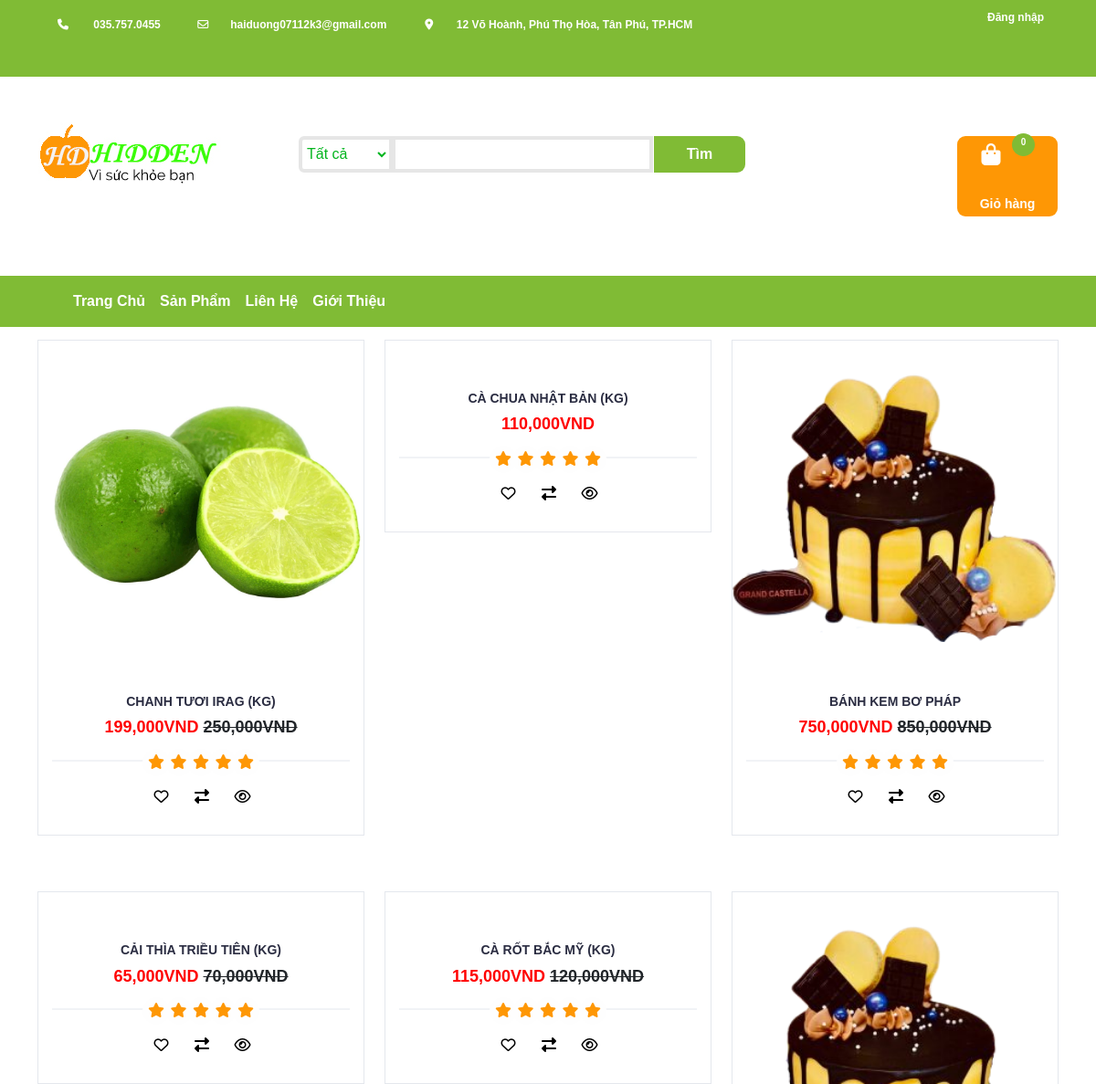
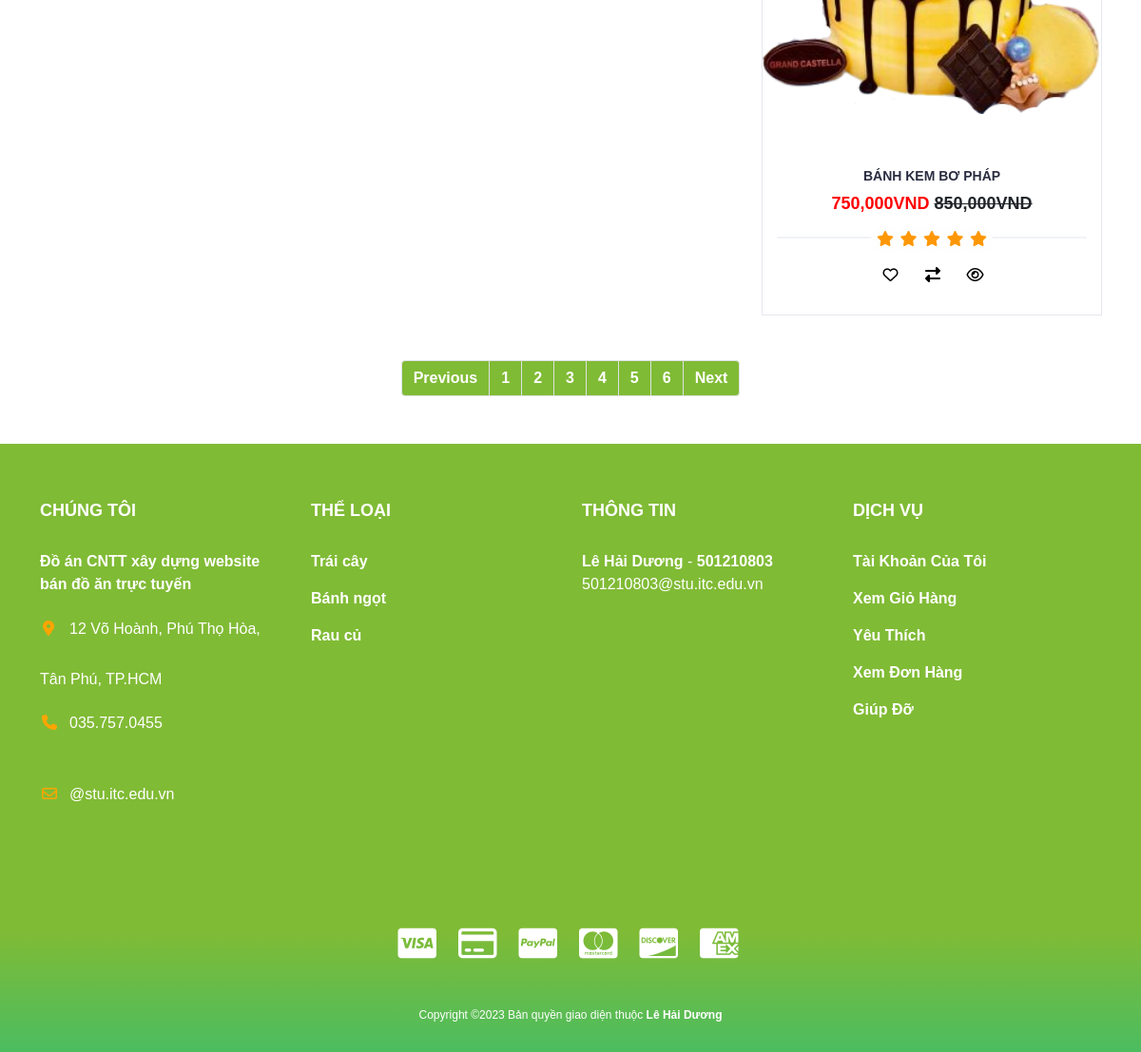
The page /index.php?act=products&page=3 on the database its author committed (2 pictures, top to bottom).
### tables this page shows
CREATE TABLE `products` (
  `id` int(11) NOT NULL,
  `name` varchar(150) NOT NULL,
  `type_id` int(11) NOT NULL,
  `price` int(11) NOT NULL,
  `promotion` float NOT NULL,
  `pro_image` varchar(150) NOT NULL,
  `quantity` int(11) NOT NULL,
  `description` text NOT NULL,
  `sup_id` int(11) NOT NULL,
  `created_at` timestamp NOT NULL DEFAULT current_timestamp()
);

### Models/page.php (called while the page is built)
<?php
class page {
    function findPage($count,$limit){
        $page=(($count%$limit)==0)?$count/$limit:floor($count/$limit)+1;
        return $page;
    }
    function findStart($limit){
        if(!isset($_GET['page'])|| $_GET['page']==1){
            $start=0;
        }
        else{
            $start=($_GET['page']-1)*$limit;
    }
    return $start;
}
}
?>

### Models/connect.php (called while the page is built, shortened)
<?php
class connect
{
    var $db = null;
    public function __construct()
    {
        $dsn = 'mysql:host=localhost;dbname=fruitshop';
        $user = 'root';
        $pass = '';
        try {
            $this->db = new PDO($dsn, $user, $pass, array(PDO::MYSQL_ATTR_INIT_COMMAND => "SET NAMES utf8"));
        } catch (\Throwable $th) {
            echo $th;
        }
    }
    public function get_list($select)
    {
        $result = $this->db->query($select);
        return $result;
    }
    public function get_instance($select)
    {
        $result = $this->db->query($select);
        $result = $result->fetch();
        return $result;
    }
}

### Models/products.php (called while the page is built, shortened)
<?php
class products{
   public function countProducts($type_id,$keyword){
        $db=new connect();
        $select="select count(*) from products";
        $result=$db->get_instance($select);
        return $result[0];
    }
    public function getAllProductsPage($start,$limit,$type_id,$keyword){
        $db=new connect();
        $select="select * from products limit ".$start.",".$limit;
        $result=$db->get_list($select);
        return $result;
    }
}

### Views/products.php (the view, shortened to what this page needs)
<?php
$pr = new products();
$p = new page();
$limit = 6;
$type_id = 0;
$keyword = "";
$count = $pr->countProducts($type_id, $keyword);
$page = $p->findPage($count, $limit);
$start = $p->findStart($limit);
$current_page = isset($_GET['page']) ? $_GET['page'] : 1;
?>
<div id="sectionProducts">
	<div class="container">
		<div class="row">
			<div id="store" class="col-lg-12">
				<div class="row" id="containerProducts">
					<?php
					$pr = new products();
					$result = $pr->getAllProductsPage($start, $limit, $type_id, $keyword);
					while ($set = $result->fetch()) :
					?>
						<div class="col-md-4 col-xs-6">
							<div class="product mb-5">
								<div class="product-img">
									<img src="./Contents/img/<?php echo $set['pro_image'] ?>" alt="">
								</div>
								<div class="product-body">
									<h3 class="product-name"><?php echo $set['name'] ?></h3>
									<?php
									if ($set['promotion'] == 0) {
										echo "<h4 class='product-price'>" . number_format($set['price']) . "VND</h4>";
									} else {
										echo "<h4 class='product-price'>" . number_format($set['promotion']) . "VND <del class='text-dark'>" . number_format($set['price']) . "VND </del></h4>";
									}
									?>
									<div class="product-rating">
										<i class="fa fa-star"></i>
										<i class="fa fa-star"></i>
										<i class="fa fa-star"></i>
										<i class="fa fa-star"></i>
										<i class="fa fa-star"></i>
									</div>
									<div class="product-btns">
										<a href="index.php?act=add_wishlist&id=<?php echo $set['id'] ?>"><button class="add-to-wishlist">
											<i class="fa fa-heart-o"></i><span class="tooltipp">add to wishlist</span></button></a>
										<a href=""><button class="add-to-compare"><i class="fa fa-exchange"></i><span class="tooltipp">add to compare</span></button></a>
										<a href="index.php?act=productDetail&id=<?php echo $set['id'] ?>&type_id=<?php echo $set['type_id'] ?>"><button class="quick-view"><i class="fa fa-eye"></i><span class="tooltipp">quick view</span></button></a>
									</div>
								</div>
								<a href="index.php?act=add_cart&id=<?php echo $set['id'] ?>">
									<div class="add-to-cart">
										<?php if ($set['quantity'] > 0) : ?>
											<button type="submit" name="submit" class="add-to-cart-btn"><i class="fa fa-shopping-cart" aria-hidden="true"></i>thêm vào giỏ</button>
										<?php endif ?>
									</div>
								</a>
							</div>
						</div>
					<?php endwhile ?>
				</div>
			</div>
		</div>
	</div>
	<ul class="pagination justify-content-center">
		<?php if ($current_page > 1 && $page > 1) : ?>
			<li class="page-item"><a class="page-link" href="index.php?act=products<?php if ($type_id != 0 && $keyword != "") {
																						echo "&" . "searchCol=" . "$type_id", "&keyword=" . "$keyword";
																					} else if ($type_id != 0) {
																						echo "&" . "searchCol=" . "$type_id";
																					} else if ($keyword != "") {
																						echo "&" . "keyword=" . "$keyword";
																					} ?>&page=<?php echo $current_page - 1 ?>">Previous</a></li>
		<?php endif ?>
		<?php for ($i = 1; $i <= $page; $i++) : ?>
			<li class="page-item"><a class="page-link" href="index.php?act=products<?php if ($type_id != 0 && $keyword != "") {
																						echo "&" . "searchCol=" . "$type_id", "&keyword=" . "$keyword";
																					} else if ($type_id != 0) {
																						echo "&" . "searchCol=" . "$type_id";
																					} else if ($keyword != "") {
																						echo "&" . "keyword=" . "$keyword";
																					} ?>&page=<?php echo $i ?>"><?php echo $i ?></a></li>
		<?php endfor ?>
		<?php if ($current_page < $page &&  $page > 1) : ?>
			<li class="page-item"><a class="page-link" href="index.php?act=products<?php if ($type_id != 0 && $keyword != "") {
																						echo "&" . "searchCol=" . "$type_id", "&keyword=" . "$keyword";
																					} else if ($type_id != 0) {
																						echo "&" . "searchCol=" . "$type_id";
																					} else if ($keyword != "") {
																						echo "&" . "keyword=" . "$keyword";
																					} ?>&page=<?php echo $current_page + 1 ?>">Next</a></li>
		<?php endif ?>
	</ul>
</div>

### Contents/css/style.css (style rules this page uses)
body { font-family: 'Montserrat', sans-serif; font-weight: 400; color: #333; }
body h1, h2, h3, h4, h5, h6 { color: #2B2D42; font-weight: 700; margin: 0 0 10px; }
a { color: #80bb35; font-weight: 700; -webkit-transition: 0.2s color; transition: 0.2s color; text-decoration: none; }
ul, ol { margin: 0; padding: 0; list-style: none }
.product { position: relative; margin: 15px 0px; -webkit-box-shadow: 0px 0px 0px 0px #E4E7ED, 0px 0px 0px 1px #E4E7ED; box-shadow: 0px 0px 0px 0px #E4E7ED, 0px 0px 0px 1px #E4E7ED; -webkit-transition: 0.2s all; transition: 0.2s all; }
.product .product-img { position: relative; }
.product .product-img>img { width: 100%; }
.product .product-body { position: relative; padding: 15px; background-color: #FFF; text-align: center; z-index: 20; }
.product .product-body .product-name { text-transform: uppercase; font-size: 14px; }
.product .product-body .product-price { color: #ff0000; font-size: 18px; }
.product .product-body .product-rating { position: relative; margin: 15px 0px 10px; height: 20px; }
.product .product-body .product-rating>i { position: relative; width: 30px; height: 30px; margin: -5px; background: #fefefe; color: #E4E7ED; z-index: 10; }
.product .product-body .product-rating>i.fa-star { color: #FE9705; }
.product .product-body .product-rating:after { content: ""; position: absolute; top: 50%; left: 0; right: 0; -webkit-transform: translateY(-50%); -ms-transform: translateY(-50%); transform: translateY(-50%); height: 1px; background-color: #E4E7ED; }
.product .product-body .product-btns> a >button { position: relative; width: 40px; height: 40px; line-height: 40px; background: transparent; border: none; -webkit-transition: 0.2s all; transition: 0.2s all; }
.product .product-body .product-btns>a>button>i { position: absolute; left: -6px; right: 5px; top: 5px; }
.product .add-to-cart { position: absolute; left: 1px; right: 1px; bottom: 1px; padding: 15px; text-align: center; -webkit-transform: translateY(0%); -ms-transform: translateY(0%); transform: translateY(0%); -webkit-transition: 0.2s all; transition: 0.2s all; z-index: 2; }
.product .add-to-cart .add-to-cart-btn,.add-to-cart-btn { position: relative; border: 2px solid transparent; height: 40px; padding: 0 30px; background-color: #80bb35; color: #FFF; text-transform: uppercase; font-weight: 700; border-radius: 40px; -webkit-transition: 0.2s all; transition: 0.2s all; }
del { text-decoration: line-through; }
.pagination { margin-bottom: 50px; }
.pagination .page-item a { background-color: #80bb35; color: #ffffff; }
.fa { width: 50px; height: 50px; padding-top: 2%; border-radius: 50%; text-align: center; text-decoration: none; margin: 5px 2px; }

### rows shown on the page
products: pro_image (picture), name "CHANH TƯƠI IRAG (KG)", promotion "199,000", price "250,000"
products: name "CÀ CHUA NHẬT BẢN (KG)", price "110,000"
products: pro_image (picture), name "BÁNH KEM BƠ PHÁP", promotion "750,000", price "850,000"
products: name "CẢI THÌA TRIỀU TIÊN (KG)", promotion "65,000", price "70,000"
products: name "CÀ RỐT BẮC MỸ (KG)", promotion "115,000", price "120,000"
products: pro_image (picture), name "BÁNH KEM BƠ PHÁP", promotion "750,000", price "850,000"

### other values the page prints
$count "0"
